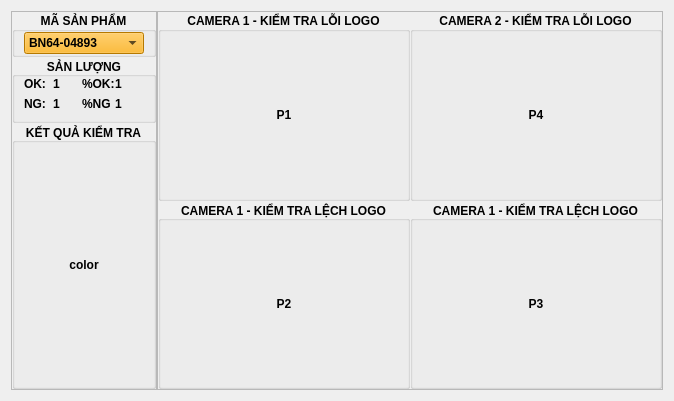
<?xml version="1.0" encoding="UTF-8"?>
<ui version="4.0">
 <class>Form</class>
 <widget class="QWidget" name="Form">
  <property name="geometry">
   <rect>
    <x>0</x>
    <y>0</y>
    <width>674</width>
    <height>401</height>
   </rect>
  </property>
  <property name="windowTitle">
   <string>Form</string>
  </property>
  <layout class="QGridLayout" name="gridLayout_11">
   <item row="0" column="0">
    <widget class="QFrame" name="frame">
     <layout class="QGridLayout" name="gridLayout_10" columnstretch="1,10">
      <property name="leftMargin">
       <number>0</number>
      </property>
      <property name="topMargin">
       <number>0</number>
      </property>
      <property name="rightMargin">
       <number>0</number>
      </property>
      <property name="bottomMargin">
       <number>0</number>
      </property>
      <property name="spacing">
       <number>0</number>
      </property>
      <item row="0" column="0">
       <widget class="QFrame" name="frame_2">
        <property name="frameShape">
         <enum>QFrame::Shape::StyledPanel</enum>
        </property>
        <property name="frameShadow">
         <enum>QFrame::Shadow::Raised</enum>
        </property>
        <layout class="QGridLayout" name="gridLayout_5" rowstretch="1,2,10">
         <property name="leftMargin">
          <number>0</number>
         </property>
         <property name="topMargin">
          <number>0</number>
         </property>
         <property name="rightMargin">
          <number>0</number>
         </property>
         <property name="bottomMargin">
          <number>0</number>
         </property>
         <property name="spacing">
          <number>0</number>
         </property>
         <item row="2" column="0">
          <widget class="QGroupBox" name="groupBox_4">
           <property name="font">
            <font>
             <bold>true</bold>
            </font>
           </property>
           <property name="title">
            <string>KẾT QUẢ KIỂM TRA</string>
           </property>
           <property name="alignment">
            <set>Qt::AlignmentFlag::AlignCenter</set>
           </property>
           <layout class="QGridLayout" name="gridLayout">
            <property name="leftMargin">
             <number>0</number>
            </property>
            <property name="topMargin">
             <number>0</number>
            </property>
            <property name="rightMargin">
             <number>0</number>
            </property>
            <property name="bottomMargin">
             <number>0</number>
            </property>
            <property name="spacing">
             <number>0</number>
            </property>
            <item row="0" column="0">
             <widget class="QLabel" name="lbl_total">
              <property name="text">
               <string>color</string>
              </property>
              <property name="alignment">
               <set>Qt::AlignmentFlag::AlignCenter</set>
              </property>
             </widget>
            </item>
           </layout>
          </widget>
         </item>
         <item row="1" column="0">
          <widget class="QGroupBox" name="groupBox_3">
           <property name="font">
            <font>
             <bold>true</bold>
            </font>
           </property>
           <property name="title">
            <string>SẢN LƯỢNG</string>
           </property>
           <property name="alignment">
            <set>Qt::AlignmentFlag::AlignCenter</set>
           </property>
           <layout class="QGridLayout" name="gridLayout_3">
            <property name="topMargin">
             <number>0</number>
            </property>
            <property name="horizontalSpacing">
             <number>0</number>
            </property>
            <item row="0" column="3">
             <widget class="QLabel" name="lbl_perOK">
              <property name="text">
               <string>1</string>
              </property>
             </widget>
            </item>
            <item row="0" column="0">
             <widget class="QLabel" name="label">
              <property name="text">
               <string>OK:</string>
              </property>
             </widget>
            </item>
            <item row="1" column="0">
             <widget class="QLabel" name="label_2">
              <property name="text">
               <string>NG:</string>
              </property>
             </widget>
            </item>
            <item row="0" column="2">
             <widget class="QLabel" name="label_5">
              <property name="text">
               <string>%OK:</string>
              </property>
             </widget>
            </item>
            <item row="1" column="1">
             <widget class="QLabel" name="lbl_ng">
              <property name="text">
               <string>1</string>
              </property>
             </widget>
            </item>
            <item row="0" column="1">
             <widget class="QLabel" name="lbl_ok">
              <property name="text">
               <string>1</string>
              </property>
             </widget>
            </item>
            <item row="1" column="2">
             <widget class="QLabel" name="label_7">
              <property name="text">
               <string>%NG</string>
              </property>
             </widget>
            </item>
            <item row="1" column="3">
             <widget class="QLabel" name="lbl_perNG">
              <property name="text">
               <string>1</string>
              </property>
             </widget>
            </item>
           </layout>
          </widget>
         </item>
         <item row="0" column="0">
          <widget class="QGroupBox" name="groupBox">
           <property name="font">
            <font>
             <bold>true</bold>
            </font>
           </property>
           <property name="title">
            <string>MÃ SẢN PHẨM</string>
           </property>
           <property name="alignment">
            <set>Qt::AlignmentFlag::AlignCenter</set>
           </property>
           <layout class="QGridLayout" name="gridLayout_2">
            <property name="leftMargin">
             <number>9</number>
            </property>
            <property name="topMargin">
             <number>0</number>
            </property>
            <property name="rightMargin">
             <number>9</number>
            </property>
            <property name="bottomMargin">
             <number>0</number>
            </property>
            <property name="spacing">
             <number>0</number>
            </property>
            <item row="0" column="0">
             <widget class="QComboBox" name="comboBox">
              <property name="styleSheet">
               <string notr="true">background-color: rgb(255, 170, 0);</string>
              </property>
              <item>
               <property name="text">
                <string>BN64-04893</string>
               </property>
              </item>
              <item>
               <property name="text">
                <string>2</string>
               </property>
              </item>
              <item>
               <property name="text">
                <string>3</string>
               </property>
              </item>
              <item>
               <property name="text">
                <string>4</string>
               </property>
              </item>
              <item>
               <property name="text">
                <string>5</string>
               </property>
              </item>
              <item>
               <property name="text">
                <string>6</string>
               </property>
              </item>
              <item>
               <property name="text">
                <string>7</string>
               </property>
              </item>
             </widget>
            </item>
           </layout>
          </widget>
         </item>
        </layout>
       </widget>
      </item>
      <item row="0" column="1">
       <widget class="QFrame" name="frame_3">
        <property name="frameShape">
         <enum>QFrame::Shape::StyledPanel</enum>
        </property>
        <property name="frameShadow">
         <enum>QFrame::Shadow::Raised</enum>
        </property>
        <layout class="QGridLayout" name="gridLayout_4" rowstretch="1,1" columnstretch="1,1">
         <property name="leftMargin">
          <number>0</number>
         </property>
         <property name="topMargin">
          <number>0</number>
         </property>
         <property name="rightMargin">
          <number>0</number>
         </property>
         <property name="bottomMargin">
          <number>0</number>
         </property>
         <property name="spacing">
          <number>0</number>
         </property>
         <item row="0" column="0">
          <widget class="QGroupBox" name="groupBox_6">
           <property name="font">
            <font>
             <bold>true</bold>
            </font>
           </property>
           <property name="title">
            <string>CAMERA 1 - KIỂM TRA LỖI LOGO</string>
           </property>
           <property name="alignment">
            <set>Qt::AlignmentFlag::AlignCenter</set>
           </property>
           <layout class="QGridLayout" name="gridLayout_7">
            <property name="leftMargin">
             <number>0</number>
            </property>
            <property name="topMargin">
             <number>0</number>
            </property>
            <property name="rightMargin">
             <number>0</number>
            </property>
            <property name="bottomMargin">
             <number>0</number>
            </property>
            <property name="spacing">
             <number>0</number>
            </property>
            <item row="0" column="0">
             <widget class="QLabel" name="lbl_step0">
              <property name="text">
               <string>P1</string>
              </property>
              <property name="alignment">
               <set>Qt::AlignmentFlag::AlignCenter</set>
              </property>
             </widget>
            </item>
           </layout>
          </widget>
         </item>
         <item row="0" column="1">
          <widget class="QGroupBox" name="groupBox_7">
           <property name="font">
            <font>
             <bold>true</bold>
            </font>
           </property>
           <property name="title">
            <string>CAMERA 2 - KIỂM TRA LỖI LOGO</string>
           </property>
           <property name="alignment">
            <set>Qt::AlignmentFlag::AlignCenter</set>
           </property>
           <layout class="QGridLayout" name="gridLayout_8">
            <property name="leftMargin">
             <number>0</number>
            </property>
            <property name="topMargin">
             <number>0</number>
            </property>
            <property name="rightMargin">
             <number>0</number>
            </property>
            <property name="bottomMargin">
             <number>0</number>
            </property>
            <property name="spacing">
             <number>0</number>
            </property>
            <item row="0" column="0">
             <widget class="QLabel" name="lbl_step2">
              <property name="text">
               <string>P4</string>
              </property>
              <property name="alignment">
               <set>Qt::AlignmentFlag::AlignCenter</set>
              </property>
             </widget>
            </item>
           </layout>
          </widget>
         </item>
         <item row="1" column="0">
          <widget class="QGroupBox" name="groupBox_8">
           <property name="font">
            <font>
             <bold>true</bold>
            </font>
           </property>
           <property name="title">
            <string>CAMERA 1 - KIỂM TRA LỆCH LOGO</string>
           </property>
           <property name="alignment">
            <set>Qt::AlignmentFlag::AlignCenter</set>
           </property>
           <layout class="QGridLayout" name="gridLayout_12">
            <property name="leftMargin">
             <number>0</number>
            </property>
            <property name="topMargin">
             <number>0</number>
            </property>
            <property name="rightMargin">
             <number>0</number>
            </property>
            <property name="bottomMargin">
             <number>0</number>
            </property>
            <property name="spacing">
             <number>0</number>
            </property>
            <item row="0" column="0">
             <widget class="QLabel" name="lbl_step1_raw">
              <property name="font">
               <font>
                <bold>true</bold>
               </font>
              </property>
              <property name="text">
               <string>P2</string>
              </property>
              <property name="alignment">
               <set>Qt::AlignmentFlag::AlignCenter</set>
              </property>
             </widget>
            </item>
           </layout>
          </widget>
         </item>
         <item row="1" column="1">
          <widget class="QGroupBox" name="groupBox_9">
           <property name="font">
            <font>
             <bold>true</bold>
            </font>
           </property>
           <property name="title">
            <string>CAMERA 1 - KIỂM TRA LỆCH LOGO</string>
           </property>
           <property name="alignment">
            <set>Qt::AlignmentFlag::AlignCenter</set>
           </property>
           <layout class="QGridLayout" name="gridLayout_13">
            <property name="leftMargin">
             <number>0</number>
            </property>
            <property name="topMargin">
             <number>0</number>
            </property>
            <property name="rightMargin">
             <number>0</number>
            </property>
            <property name="bottomMargin">
             <number>0</number>
            </property>
            <property name="spacing">
             <number>0</number>
            </property>
            <item row="0" column="0">
             <widget class="QLabel" name="lbl_step1_bin">
              <property name="text">
               <string>P3</string>
              </property>
              <property name="alignment">
               <set>Qt::AlignmentFlag::AlignCenter</set>
              </property>
             </widget>
            </item>
           </layout>
          </widget>
         </item>
        </layout>
       </widget>
      </item>
     </layout>
    </widget>
   </item>
  </layout>
 </widget>
 <resources/>
 <connections/>
</ui>
